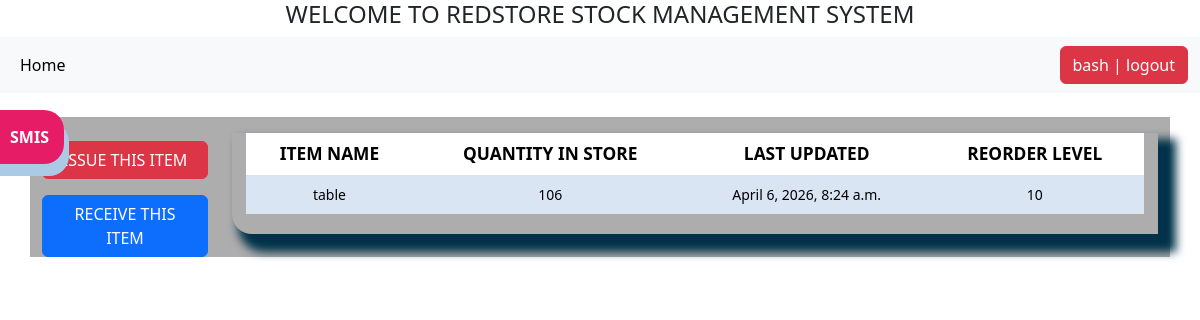
The page /stock_detail/1/ (signed in) on the database its author committed.
### stockapp/models.py (models this page shows, shortened)
class Stock(models.Model):
    category = models.ForeignKey(Category, on_delete=models.CASCADE)
    item_name = models.CharField(max_length=100, blank=True, null=True)
    quantity = models.IntegerField(default=0, blank=True, null=True)
    received_quantity = models.IntegerField(default=0, blank=True, null=True)
    received_by = models.CharField(max_length=100, blank=True, null=True)
    issued_quantity = models.IntegerField(default=0, blank=True, null=True)
    issued_by = models.CharField(max_length=100, blank=True, null=True)
    issue_to = models.CharField(max_length=100, blank=True, null=True)
    phone_number = models.CharField(max_length=100, blank=True, null=True)
    created_by = models.CharField(max_length=100, blank=True, null=True)
    reorder_level = models.IntegerField(default=0, blank=True, null=True)
    last_updated = models.DateTimeField(auto_now_add=False, auto_now=True)
    timestamp = models.DateTimeField(auto_now_add=True, auto_now=False)
    export_to_csv = models.BooleanField(default=False)

### stockapp/views.py (the view)
# urls.py: path('stock_detail/<str:pk>/',views.stock_detail, name='stock_detail'),
@login_required
def stock_detail(request, pk):
    queryset = get_object_or_404(Stock, id=pk)
    return render(request, 'stock_detail.html', {'queryset': queryset})

### stockapp/templates/stock_detail.html (shortened to what this page needs)
{% extends 'navbar.html' %}
{% load crispy_forms_tags %}
{% load static %}
{% block content %}
    <div class="row">
<div class="col-sm-2 ">
    <br>
<a href="{% url 'issue_item' queryset.id %}"><div class="btn btn-danger mybutton ">ISSUE THIS ITEM</div></a>
<a href="{% url 'receive_item' queryset.id %}"><div class="btn btn-primary mybutton mt-3 ">RECEIVE THIS ITEM</div></a>
</div>
<div class="col-sm-10">
<div class="display_table mt-3">
    <table class="table">
        <tr>
            <th>ITEM NAME</th>
             <th>QUANTITY IN STORE</th>
              <th>LAST UPDATED</th>
               <th>REORDER LEVEL</th>
        </tr>
        <tr>
            <td>{{ queryset.item_name }}</td>
            <td>{{ queryset.quantity }}</td>
            <td>{{ queryset.last_updated }}</td>
            <td>{{ queryset.reorder_level }}</td>
        </tr>
    </table>
    </div>
    </div>
    </div>
</div>
{% endblock content%}

### stockapp/templates/navbar.html (shortened to what this page needs)
{% load static %}
<!DOCTYPE html>
<html lang="en">
<head>
     <link href="https://cdn.jsdelivr.net/npm/bootstrap@5.3.8/dist/css/bootstrap.min.css" rel="stylesheet">
      <link  href="{% static 'css/stylesheet.css' %}" rel="stylesheet">
</head>
<body>
     <h4>WELCOME TO REDSTORE STOCK MANAGEMENT SYSTEM </h4>
    <nav class="navbar navbar-expand-lg bg-body-tertiary">
  <div class="container-fluid">
    <div class="collapse navbar-collapse" id="navbarSupportedContent">
      <ul class="navbar-nav me-auto mb-2 mb-lg-0">
        <li class="nav-item">
          <a class="nav-link active" aria-current="page" href="{% url 'home' %}">Home</a>
        </li>
      </ul>
      <ul class="navbar-nav">
        {% if request.user.is_authenticated %}
        <li>
          <form action="{% url 'logout' %}" method="post" style="display:inline;">
            <button type="submit" class="btn btn-danger">{{ request.user }} | logout</button>
          </form>
        </li>
        {% else %}
        <li>
          <a href="{% url 'login' %}" class="btn btn-primary">login</a>
        </li>
        {% endif %}
      </ul>
    </div>
  </div>
</nav>
<div class="container mt-4">
        {% block content %}
        {% endblock content %}
 <a href="#"><div id="version-display" data-bs-toggle="modal" data-bs-target="#mymodal">SMIS</div></a>
</body>
</html>

### stockapp/static/css/stylesheet.css (style rules this page uses)
body { background-image: url("../img/ulotkidruk-paper-1468883.jpg"); }
.row { background-color: rgb(173, 173, 173); }
h4 { text-align: center; }
.table { font-size: 13pt; text-align: center; width: 98%; margin: 0 auto; }
table.table > tbody > tr:nth-of-type(even) > td { background-color: #dae5f4 !important; font-size: 14px; }
.display_table { border-bottom-left-radius: 20px; padding-left: 5px; padding-right: 5px; padding-bottom: 20px; box-shadow: 12px 12px 10px 6px #013249; }
.mybutton { width: 100%; }
#version-display { background-color: #e61c66; color: #fff; box-shadow: 5px 12px #abcae6; text-align: center; display: inline; padding: 15px; font-weight: bolder; position: fixed; top: 40px; left: -5px; z-index: 3000; border-top-right-radius: 20px; border-bottom-right-radius: 20px; margin-top: 70px; }

### rows shown on the page
Stock: item_name "table", quantity "106", last_updated "April 6, 2026, 8:24 a.m.", reorder_level "10"

### other values the page prints
{{ request.user }} "bash"
